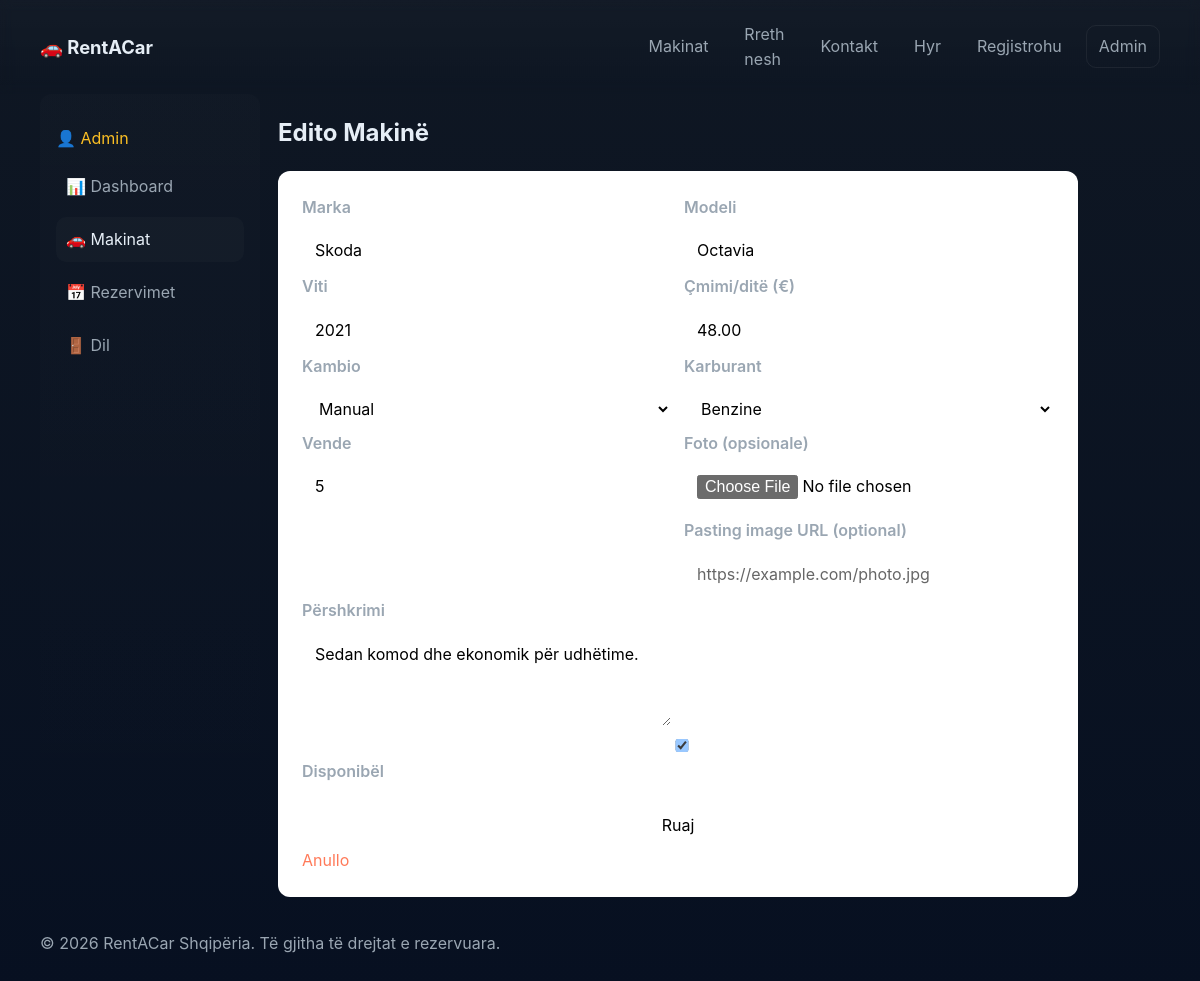
The app's page /carfrom.php?id=8 (signed in) with its own data.
### tables this page shows
CREATE TABLE cars (
    id INT AUTO_INCREMENT PRIMARY KEY,
    brand VARCHAR(80) NOT NULL,
    model VARCHAR(80) NOT NULL,
    year INT NOT NULL,
    transmission ENUM('Manual','Automatik') NOT NULL DEFAULT 'Manual',
    fuel ENUM('Benzine','Naft','Hybrid','Elektrik') NOT NULL DEFAULT 'Benzine',
    seats INT NOT NULL DEFAULT 5,
    price_per_day DECIMAL(8,2) NOT NULL,
    image VARCHAR(255) DEFAULT NULL,
    description TEXT,
    available TINYINT(1) NOT NULL DEFAULT 1,
    created_at TIMESTAMP DEFAULT CURRENT_TIMESTAMP
);

### carfrom.php (the view, shortened to what this page needs)
<?php
require __DIR__.'/auth.php';
$id = (int)($_GET['id'] ?? 0);
$car = ['id'=>0,'brand'=>'','model'=>'','year'=>date('Y'),'transmission'=>'Manual','fuel'=>'Benzine','seats'=>5,'price_per_day'=>'','description'=>'','available'=>1,'image'=>''];
if ($id) {
    $stmt = $pdo->prepare("SELECT * FROM cars WHERE id=?");
    $stmt->execute([$id]);
    $car = $stmt->fetch() ?: $car;
}
$pageTitle = $id?'Edito Makinë':'Shto Makinë'; $active='cars';
include '_layout.php';
?>
<h1><?= $pageTitle ?></h1>
<form method="post" enctype="multipart/form-data" style="background:#fff;padding:24px;border-radius:12px;margin-top:18px;max-width:800px">
  <div class="form-row">
    <div><label>Marka</label><input name="brand" required value="<?= htmlspecialchars($car['brand']) ?>"></div>
    <div><label>Modeli</label><input name="model" required value="<?= htmlspecialchars($car['model']) ?>"></div>
  </div>
  <div class="form-row">
    <div><label>Viti</label><input type="number" name="year" required value="<?= $car['year'] ?>"></div>
    <div><label>Çmimi/ditë (€)</label><input type="number" step="0.01" name="price_per_day" required value="<?= $car['price_per_day'] ?>"></div>
  </div>
  <div class="form-row">
    <div><label>Kambio</label>
      <select name="transmission"><?php foreach(['Manual','Automatik'] as $t): ?><option <?= $car['transmission']===$t?'selected':'' ?>><?= $t ?></option><?php endforeach; ?></select>
    </div>
    <div><label>Karburant</label>
      <select name="fuel"><?php foreach(['Benzine','Naft','Hybrid','Elektrik'] as $f): ?><option <?= $car['fuel']===$f?'selected':'' ?>><?= $f ?></option><?php endforeach; ?></select>
    </div>
  </div>
  <div class="form-row">
    <div><label>Vende</label><input type="number" name="seats" value="<?= $car['seats'] ?>"></div>
    <div>
      <label>Foto (opsionale)</label>
      <input type="file" name="image" accept="image/*">
      <div style="margin-top:8px">
        <label>Pasting image URL (optional)</label>
        <input type="url" name="image_url" placeholder="https://example.com/photo.jpg" value="<?= htmlspecialchars(filter_var($car['image'], FILTER_VALIDATE_URL) ? $car['image'] : '') ?>">
      </div>
    </div>
  </div>
  <div class="form-row full"><div><label>Përshkrimi</label><textarea name="description" rows="3"><?= htmlspecialchars($car['description']) ?></textarea></div></div>
  <label><input type="checkbox" name="available" <?= $car['available']?'checked':'' ?>> Disponibël</label>
  <div style="margin-top:18px"><button class="btn">Ruaj</button> <a class="btn btn-secondary" href="cars.php">Anullo</a></div>
</form>
<?php include '_layout_end.php'; ?>

### assets/css/style.css (style rules this page uses)
:root { --bg: #0f1723; --card: #0b1220; --muted: #9aa6b2; --text: #e6eef6; --accent: #ff7a59; --accent-2: #00c2a8; --glass: rgba(255,255,255,0.03); --radius: 14px; --radius-sm: 8px; --shadow-sm: 0 6px 18px rgba(2,6,23,0.6); font-family: Inter, ui-sans-serif, system-ui, -apple-system, "Segoe UI", Roboto, "Helvetica Neue", Arial; font-size:16px;line-height:1.55;color-scheme:dark; }
*,*::before,*::after { box-sizing:border-box }
html,body { height:100%;margin:0 }
body { background:linear-gradient(180deg,var(--bg),#071021);color:var(--text);-webkit-font-smoothing:antialiased }
a { color:var(--accent);text-decoration:none }
button,input,select,textarea { font:inherit }
label { display:block;margin-bottom:8px;color:var(--muted);font-weight:600 }
input,select,textarea,button { width:100%; padding:10px 12px; border-radius:8px; border:1px solid rgba(255,255,255,0.04); background:transparent; color:#000; }
input::placeholder, textarea::placeholder { color: #666; }
.form-row { display:grid;grid-template-columns:repeat(2,1fr);gap:12px }
.form-row.full { grid-column:1/-1 }

### _layout_end.php (style rules this page uses)
input, textarea, select, option, button { color: #000 !important; }
input::placeholder, textarea::placeholder { color: #666 !important; }

### records on screen
cars: brand "Skoda", model "Octavia", year "2021", price_per_day "48.00", transmission "Manual", fuel "Benzine", seats "5", description "Sedan komod dhe ekonomik për udhëtime.", available "☑"

### other values on screen
$_SESSION['admin_name'] "Admin"
$pageTitle "Edito Makinë"
